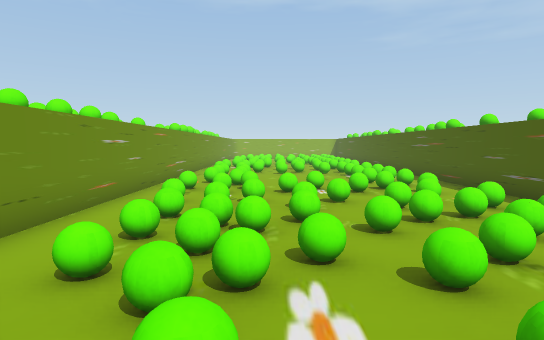
view 1 (above)

18 first-person views from a walk through a Unity game level. The camera is 1.2 m above the floor, tilts 4° down and sees 75° across. The floor is counted in squares, 1 m on a side. Each view is taken from the middle of a square. On the plan, view 1 faces up. The plan holds only what a view shows up to about 14 squares ahead; the rest is blank. The player is left out.

view 2
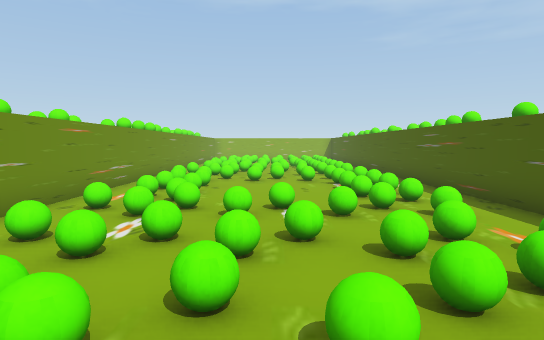

view 3
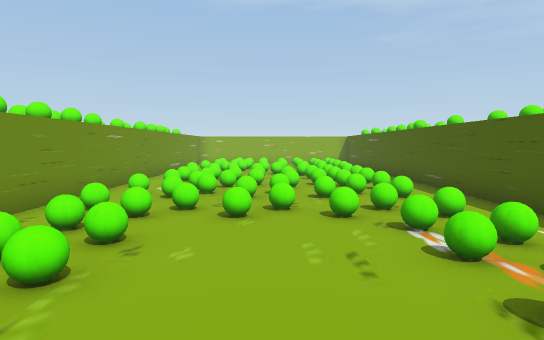

view 4
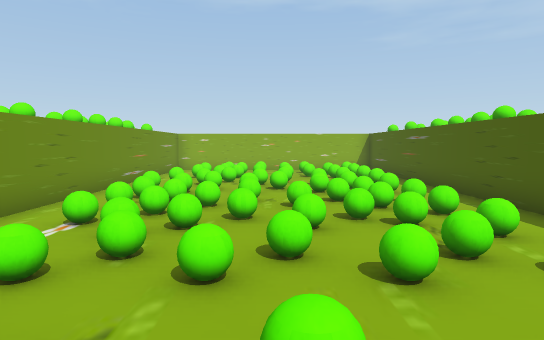

view 5
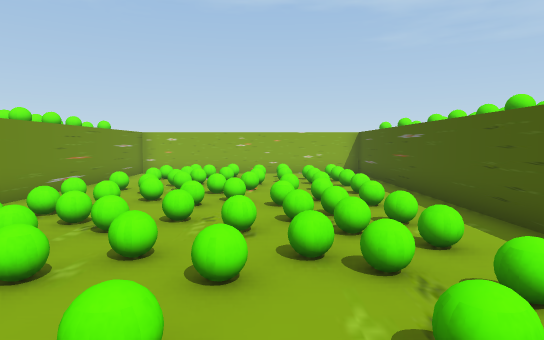

view 6
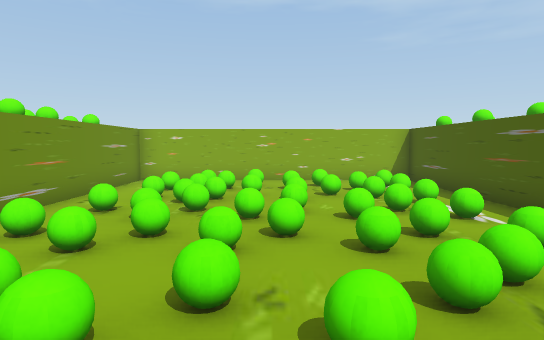

view 7
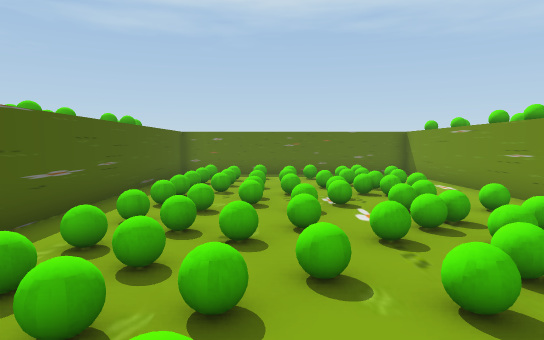

view 8
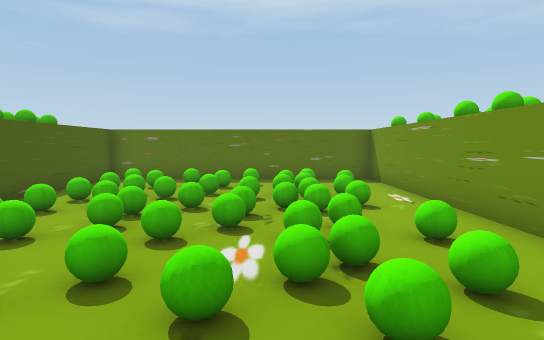

view 9
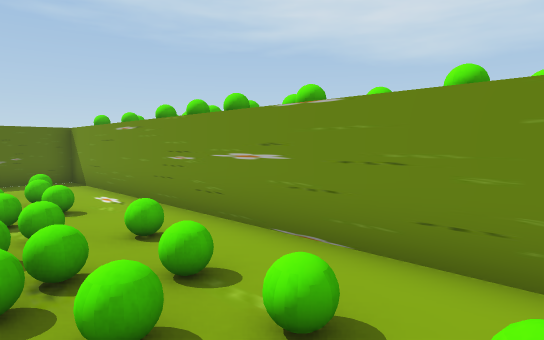

view 10
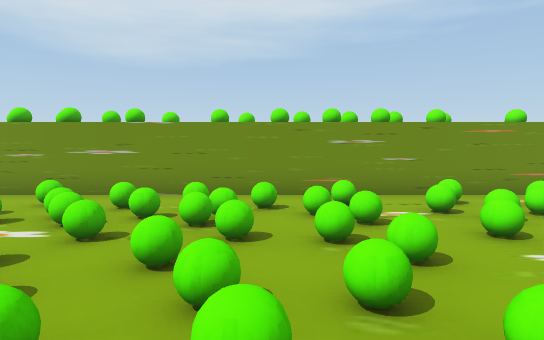

view 11
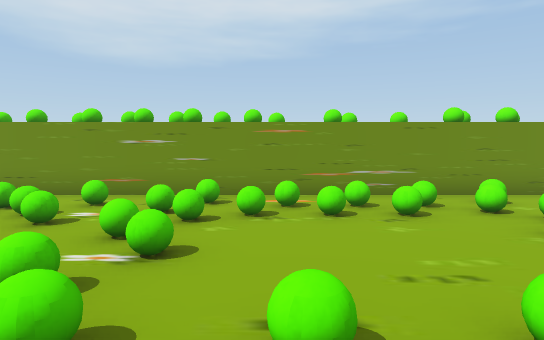

view 12
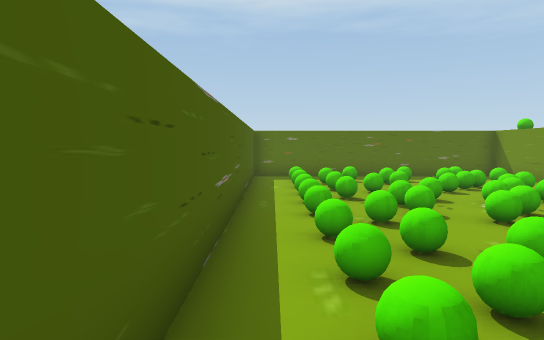

view 13
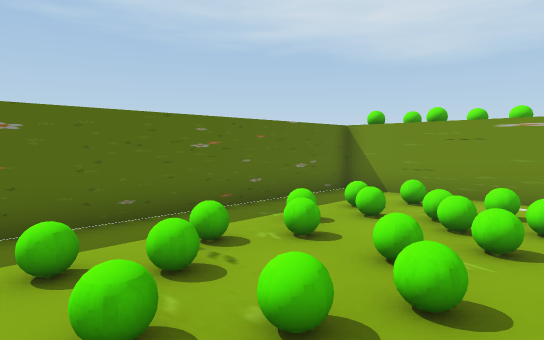

view 14
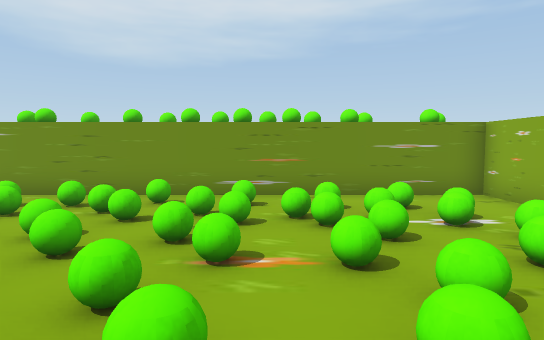

view 15
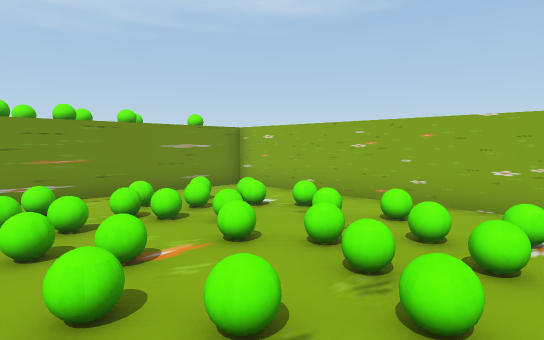

view 16
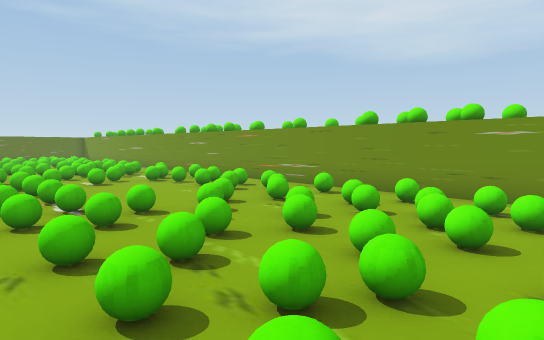

view 17
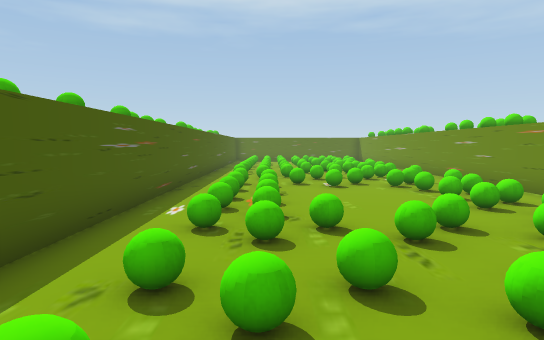

view 18
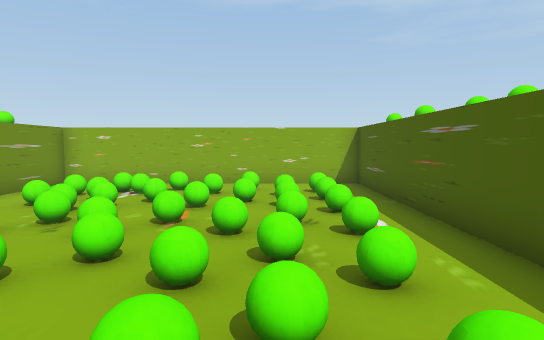

### Floor plan
Points are (right, up) in squares from view 1. A wall is a line through its corners. A room is listed if a view was taken in it or the views show most of it. See-through windows are left out.
Room 1 (views 1, 2, 3, 4, 5, 6, 7, 8, 9, 10, 11, 12, 13, 14, 15, 16, 17, 18)
walls: (-3.5, 15.6) (-3.5, 9.4); (-3.5, 5.6) (-3.5, 2.5); (-3.5, 23.6) (-3.5, 20.4); (-3.5, -2.4) (-3.5, -3.5); (-3.6, -6.6) (5.7, -6.6) (5.7, 31.1) (-3.5, 31.1) (-3.5, 27.4)
objects: other object (-6, -4) to (-5, -4); other object (-6, -3) to (-5, -3); other object (-6, 3) to (-5, 3); other object (-6, 5); other object (-6, 7) to (-5, 7); other object (-6, 8) to (-5, 8); other object (-6, 9) to (-6, 10); other object (-6, 11); other object (-6, 13) to (-6, 14); other object (-6, 15) to (-5, 15); other object (-6, 20) to (-5, 21); other object (-6, 23); other object (-6, 24) to (-6, 25); other object (-6, 26) to (-5, 26); other object (-6, 27) to (-5, 27); other object (-5, -6) to (-5, -5); other object (-5, -1); other object (-5, 0); other object (-5, 1) to (-5, 2); other object (-5, 4) to (-5, 5); other object (-5, 6) to (-4, 6); other object (-5, 9) to (-4, 9); other object (-5, 10) to (-5, 11); other object (-5, 12) to (-5, 13); other object (-5, 16) to (-5, 17); other object (-5, 18); other object (-5, 19); other object (-5, 20) to (-4, 20); other object (-5, 22); other object (-5, 24) to (-4, 24); other object (-5, 25) to (-4, 25); other object (-5, 28); other object (-4, -6); other object (-4, -5) to (-4, -4); other object (-4, -2); other object (-4, -1) to (-4, 0); other object (-4, 1); other object (-4, 2); other object (-4, 7) to (-4, 8); other object (-4, 16); other object (-4, 17); other object (-4, 18) to (-4, 19); other object (-4, 26) to (-4, 27); other object (-2, -4); other object (-2, -2); other object (-2, -1); other object (-2, 2); other object (-2, 3); other object (-2, 5); other object (-2, 6); other object (-2, 7); other object (-2, 10); other object (-2, 11); other object (-2, 13); other object (-2, 14); other object (-2, 16); other object (-2, 18); other object (-2, 19); other object (-2, 21); other object (-2, 22); other object (-2, 24); other object (-2, 25); other object (-2, 27); other object (-2, 28); other object (-1, -5); other object (-1, -3); other object (-1, -2); other object (-1, 0); other object (-1, 1); other object (-1, 3); other object (-1, 4); other object (-1, 5); other object (-1, 7); other object (-1, 9); other object (-1, 10); other object (-1, 11); other object (-1, 12); other object (-1, 13); other object (-1, 15); other object (-1, 16); other object (-1, 17); other object (-1, 18); other object (-1, 19); other object (-1, 20); other object (-1, 21); other object (-1, 23); other object (-1, 24); other object (-1, 25); other object (-1, 26); other object (-1, 28); other object (-1, 29); other object (0, -4); other object (0, -3); other object (0, -1); other object (0, 2); other object (0, 3); other object (0, 5); other object (0, 7); other object (0, 9); other object (0, 15); other object (0, 17); other object (0, 19); other object (0, 21); other object (0, 23); other object (0, 25); other object (0, 27); other object (0, 29); other object (1, -5); other object (1, -4); other object (1, -2); other object (1, 0); other object (1, 1); other object (1, 2); other object (1, 4); other object (1, 6); other object (1, 7); other object (1, 10); other object (1, 16); other object (1, 18); other object (1, 20); other object (1, 22); other object (1, 24); other object (1, 25); other object (1, 27); other object (1, 29); other object (2, -5); other object (2, -3); other object (2, -2); other object (2, -1); other object (2, 0); other object (2, 1); other object (2, 3); other object (2, 4); other object (2, 5); other object (2, 6); other object (2, 7); other object (2, 9); other object (2, 15); other object (2, 17); other object (2, 19); other object (2, 20); other object (2, 21); other object (2, 22); other object (2, 23); other object (2, 25); other object (2, 27); other object (2, 29); other object (3, -4); other object (3, -2); other object (3, -1); other object (3, 2); other object (3, 3); other object (3, 5); other object (3, 6); other object (3, 7); other object (3, 10); other object (3, 11); other object (3, 13); other object (3, 14); other object (3, 16); other object (3, 18); other object (3, 19); other object (3, 21); other object (3, 22); other object (3, 24); other object (3, 25); other object (3, 27); other object (3, 28); other object (4, -5); other object (4, -3); other object (4, -2); other object (4, 0); other object (4, 1); other object (4, 2); other object (4, 4); other object (4, 5); other object (4, 7); other object (4, 9); other object (4, 11); other object (4, 12); other object (4, 13); other object (4, 15); other object (4, 17); other object (4, 19); other object (4, 20); other object (4, 21); other object (4, 23); other object (4, 25); other object (4, 26); other object (4, 28); other object (4, 29)

Positions as (right, up) in squares from view 1, and headings:
1: (0, 0), facing up
2: (1, 3), facing up
3: (1, 9), facing up
4: (1, 14), facing up
5: (2, 16), facing up
6: (1, 19), facing up
7: (2, 8), facing down
8: (0, 6), facing down
9: (0, 6), facing down-left
10: (5, 6), facing left
11: (5, 11), facing left
12: (5, 7), facing down
13: (5, -1), facing down-left
14: (5, 26), facing left
15: (5, 24), facing up-left
16: (5, 21), facing down-left
17: (3, 20), facing down
18: (3, 20), facing up
